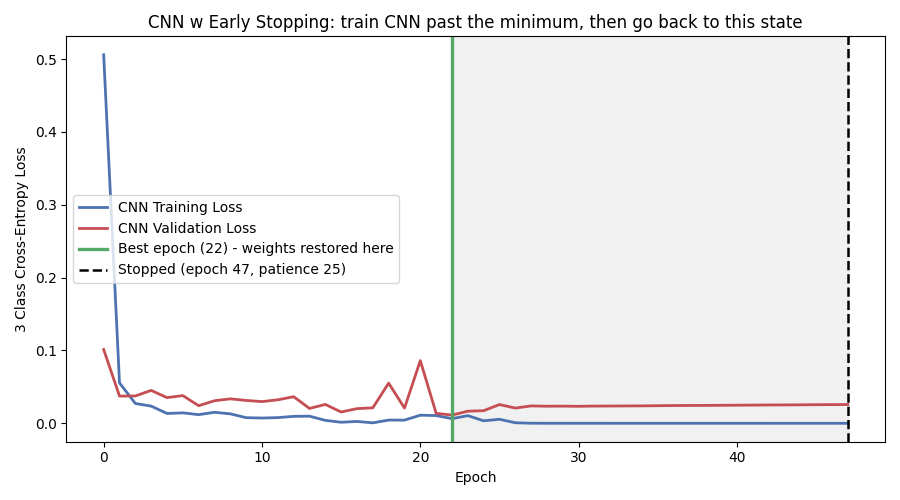

Write Python code to recreate this figure.
from pathlib import Path

from matplotlib import pyplot as plt

from quartet_ml.train import HybridCNN, get_hybrid_cnn_split_data, prepare_hybrid_cnn_dataloader, train_hybrid_cnn_with_early_stopping

def mini_hybrid_cnn_train_felsenstein():
  train_x, train_x_pattern, train_y = get_hybrid_cnn_split_data("train", regime_type="felsenstein")
  val_x, val_x_pattern, val_y = get_hybrid_cnn_split_data("val", regime_type="felsenstein")
  train_loader = prepare_hybrid_cnn_dataloader(train_x, train_x_pattern, train_y, batch_size=32, shuffle=True)
  val_loader = prepare_hybrid_cnn_dataloader(val_x, val_x_pattern, val_y, batch_size=32, shuffle=False)
  cnn_model = HybridCNN(in_channels=16, out_channels=8, kernel_size=3)
  _, model_history, metrics = train_hybrid_cnn_with_early_stopping(cnn_model, train_loader, val_loader)
  fig, axis = plt.subplots(figsize=(9,5))
  axis.plot(model_history.epoch, model_history.train_loss, color="#4C72B0", linewidth=2.0, label="CNN Training Loss")
  axis.plot(model_history.epoch, model_history.val_loss, color="#C44E52", linewidth=2.0, label="CNN Validation Loss")
  axis.axvline(metrics["best_epoch"], color="#55A868", linewidth=2.4, label=f"Best epoch ({metrics['best_epoch']}) - weights restored here")
  axis.axvline(metrics["epochs_run"] - 1, color="black", linestyle="--", linewidth=1.8, label=f"Stopped (epoch {metrics['epochs_run'] - 1}, patience 25)")
  axis.axvspan(metrics["best_epoch"], metrics["epochs_run"] - 1, alpha=0.12, color="#8C8C8C")
  axis.set_xlabel("Epoch")
  axis.set_ylabel("3 Class Cross-Entropy Loss")
  axis.set_title("CNN w Early Stopping: train CNN past the minimum, then go back to this state")
  axis.legend(fontsize=10)
  fig.tight_layout()
  fig.savefig(Path(__file__).resolve().parent / "mini_hybrid_cnn_train_felsenstein.png")
  plt.show()
  return metrics

if __name__ == "__main__":
  metrics = mini_hybrid_cnn_train_felsenstein()
  print(metrics)
  
